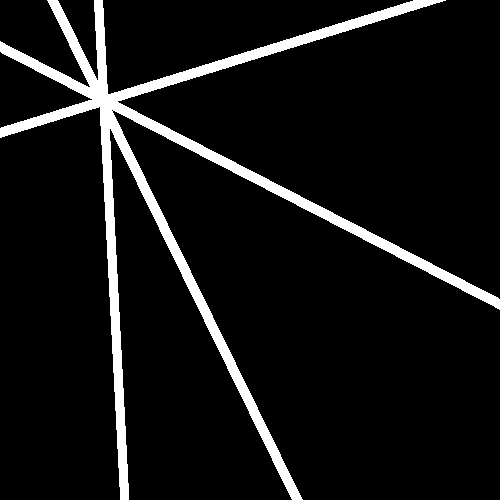
%> input picture Assignments/1/vanishing_point_demo.png, 500 x 500 px
$ octave Q3_Hough.m   (GNU Octave 9; MATLAB toolbox functions it lacks are replaced by stand-ins)
%> lines starting %> are read from the running program, lines starting %| are printed output that depends on the picture; in (x1, y1, x2, y2) boxes, pixels count from 0 and x2, y2 are one past the last pixel; in counts of white or black regions, pixels touching at a corner belong together; the program's own positions count from 1
%%
% Read in the image, convert to grayscale, and detect edges.
% Creates an array edges where each row is    (x, y, cos theta, sin theta)

im = imread("vanishing_point_demo.png");
%> im is the input picture: size 500x500x3 uint8; 7.8% white; 1 white region, box (x1, y1, x2, y2) and area: (0, 0, 500, 500) 19470
im = imresize(rgb2gray(im), 0.5);
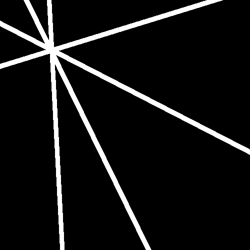
%> im: size 250x250 uint8; min 0, max 255, mean 19.9

Iedges = edge(im,'canny');
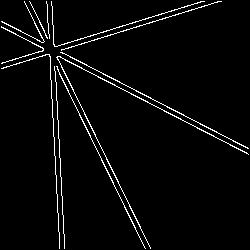
%> Iedges: size 250x250 logical; 3.3% white in thin lines or dots
%  imgradient computes the gradient magnitude and gradient direction
%  using the Sobel filter.
[~,grad_dir]=imgradient(im);
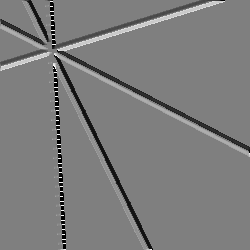
%> grad_dir: size 250x250 double; min -180, max 179.9, mean -3.4; drawn with min black and max white
%  imgradient defines the gradient direction as an angle in degrees
%  with a positive angle going (CCW) from positive x axis toward
%  negative y axis.   However, the (cos theta, sin theta) formulas from the lectures define theta
%  positive to mean from positive x axis to positive y axis.  For this
%  reason,  I will flip the grad_dir variable:
grad_dir = - grad_dir;
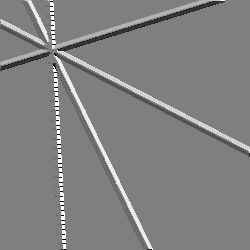
%> grad_dir: size 250x250 double; min -179.9, max 180, mean 3.4; drawn with min black and max white

imshow(Iedges)

%Now find all the edge locations, and add their orientations (cos theta,sin theta).
%  row, col is  y,x
[row, col] = find(Iedges);
%> row = 2091 values from 2 to 249; col = 2091 values from 2 to 249
% Each edge is a 4-tuple:   (x, y, cos theta, sin theta)
edges = [col, row, zeros(length(row),1), zeros(length(row),1) ];
for k = 1:length(row)
     edges(k,3) = cos(grad_dir(row(k),col(k))/180.0*pi);
     edges(k,4) = sin(grad_dir(row(k),col(k))/180.0*pi);
end
%> after the loop, edges = 2091 rows, first 8: [2 22 -0.437 0.899; 2 27 0.485 -0.874; 2 28 0.467 -0.884; 2 64 0.301 0.953; 2 69 -0.316 -0.949; 3 22 -0.5 0.866; 3 23 -0.536 0.844; 3 28 0.432 -0.902]

im_new = zeros(size(im));
horizontal_edges = edges(abs(edges(:,3))<(sqrt(2)/2),:);
%> horizontal_edges = 1065 rows, first 8: [2 22 -0.437 0.899; 2 27 0.485 -0.874; 2 28 0.467 -0.884; 2 64 0.301 0.953; 2 69 -0.316 -0.949; 3 22 -0.5 0.866; 3 23 -0.536 0.844; 3 28 0.432 -0.902]
vertical_edges = edges(abs(edges(:,3))>=(sqrt(2)/2),:);
%> vertical_edges = 1026 rows, first 8: [25 2 0.906 -0.423; 25 3 0.906 -0.423; 26 4 0.907 -0.421; 26 5 0.907 -0.421; 27 6 0.907 -0.421; 27 7 0.907 -0.421; 28 8 0.907 -0.421; 28 9 0.907 -0.421]


for i=1:length(horizontal_edges)
    r = horizontal_edges(i,1) * horizontal_edges(i,3) + horizontal_edges(i,2) * horizontal_edges(i,4);
    for j=1:size(im_new,2)
        y = round((r-(horizontal_edges(i,3)*j)) / horizontal_edges(i,4));
        if y >= 1 && y <= size(im_new,1)
            im_new(y,j) = im_new(y,j) + 1;
        end
    end
end
%> this loop made 1065 passes
%> r on passes 1 to 3: 18.91, -22.63, -23.83
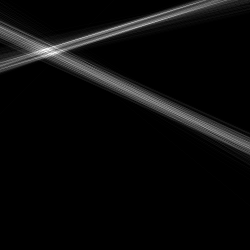
%> im_new: size 250x250 double; min 0, max 97, mean 4.1; drawn with min black and max white

for i=1:length(vertical_edges)
     r = vertical_edges(i,1) * vertical_edges(i,3) + vertical_edges(i,2) * vertical_edges(i,4);
     for j=1:size(im_new,1)
         x = round((r-(vertical_edges(i,4)*j)) / vertical_edges(i,3));
         if x >= 1 && x <= size(im_new,2)
             im_new(j,x) = im_new(j,x) + 1;
         end
     end
end
%> this loop made 1026 passes
%> r on passes 1 to 3: 21.8, 21.39, 21.9
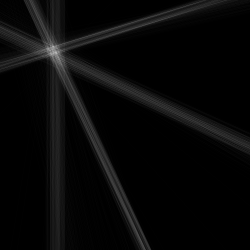
%> im_new: size 250x250 double; min 0, max 184, mean 8.2


im_new = uint8(im_new);
%> im_new: size 250x250 uint8
imagesc(im_new);
colorbar;
